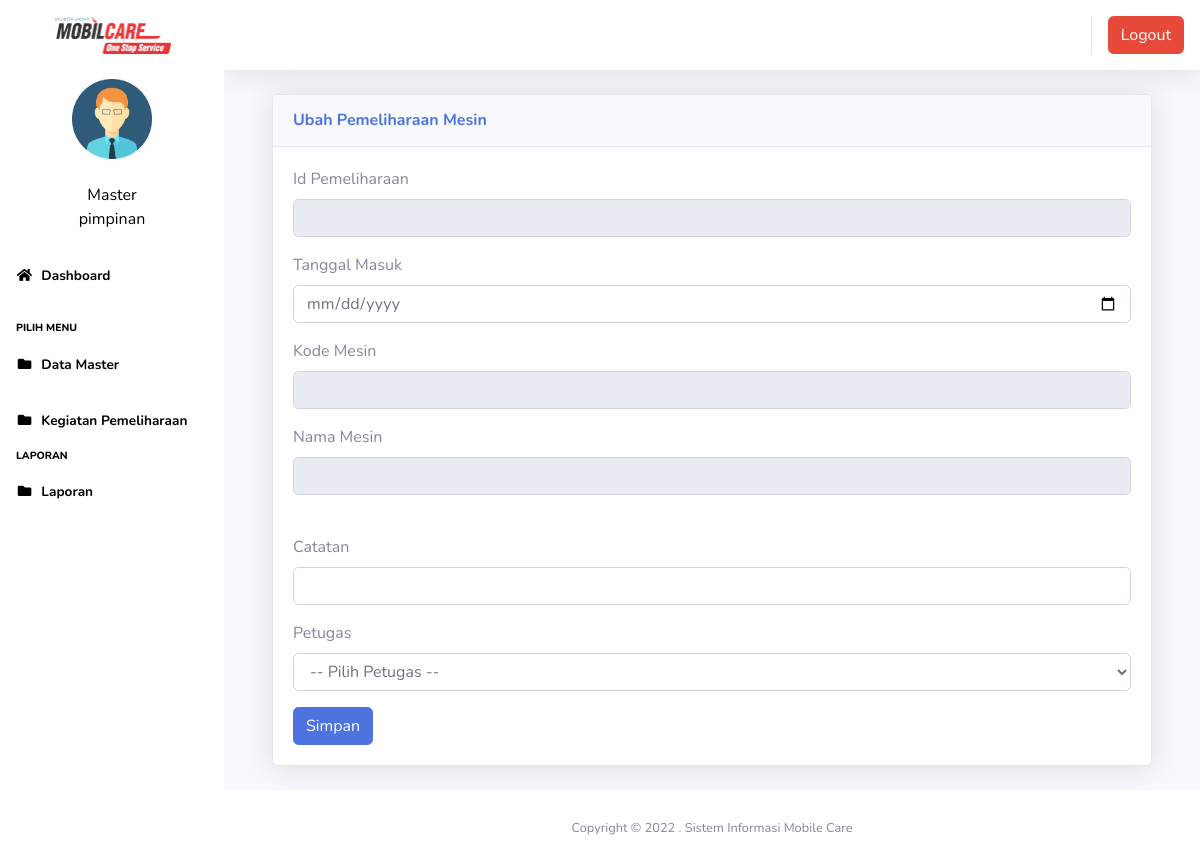
/index3.php?page=pemeliharaan&aksi=ubahpemeliharaan&id_pemeliharaan=PML-0622015 (signed in), run on an earlier commit of the app's database.
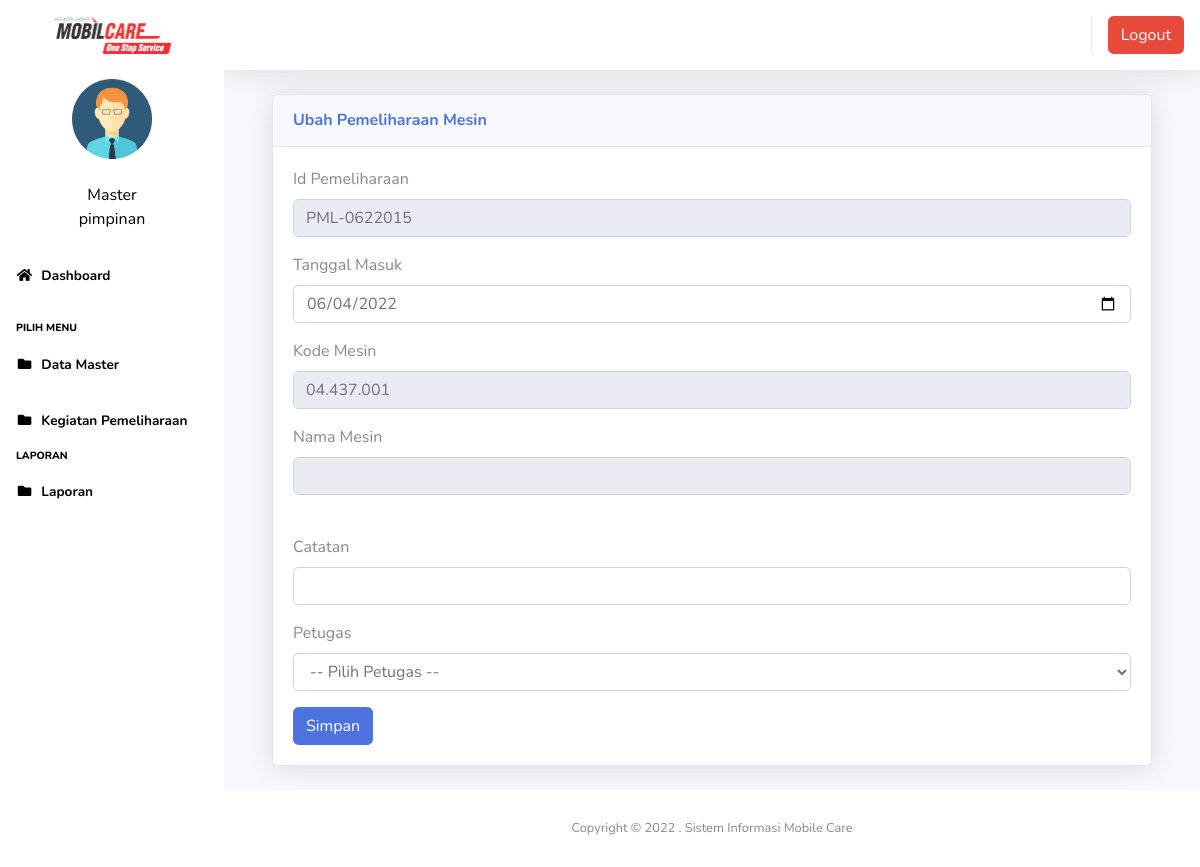
And on a later commit of the database.
### tables this page shows
CREATE TABLE `pemeliharaan` (
  `id` int(11) NOT NULL,
  `id_pemeliharaan` varchar(100) NOT NULL,
  `tanggal` date NOT NULL,
  `kode_barang` varchar(100) NOT NULL,
  `nama_mesin` varchar(500) NOT NULL,
  `checklist` varchar(500) NOT NULL,
  `catatan` varchar(500) NOT NULL,
  `petugas` varchar(200) NOT NULL,
  `jumlah` int(100) NOT NULL,
  `done` tinyint(1) NOT NULL
);

### page/pemeliharaan/ubahpemeliharaan.php (the view, shortened to what this page needs)
<?php
$id_pemeliharaan = $_GET['id_pemeliharaan'];
$sql2 = $koneksi->query("select * from pemeliharaan where id_pemeliharaan = '$id_pemeliharaan'");
$tampil = $sql2->fetch_assoc();
?>
<div class="container-fluid">
	<div class="card shadow mb-4">
		<div class="card-header py-3">
			<h6 class="m-0 font-weight-bold text-primary">Ubah Pemeliharaan Mesin</h6>
		</div>
		<div class="card-body">
			<div class="table-responsive">
				<div class="body">
					<form method="POST" enctype="multipart/form-data">
						<label for="">Id Pemeliharaan</label>
						<div class="form-group">
							<div class="form-line">
								<input type="text" name="id_pemeliharaan" value="<?php echo $tampil['id_pemeliharaan']; ?>" class="form-control" readonly />
							</div>
						</div>
						<label for="">Tanggal Masuk</label>
						<div class="form-group">
							<div class="form-line">
								<input type="date" name="tanggal" class="form-control" value="<?php echo $tampil['tanggal']; ?>" />
							</div>
						</div>
						<label for="">Kode Mesin</label>
						<div class="form-group">
							<div class="form-line">
								<input type="text" name="kode_barang" value="<?php echo $tampil['kode_barang']; ?>" class="form-control" readonly />
							</div>
						</div>
						<label for="">Nama Mesin</label>
						<div class="form-group">
							<div class="form-line">
								<input type="text" name="nama_mesin" value="<?php echo $tampil['nama_mesin']; ?>" class="form-control" readonly />
							</div>
						</div>
						<br>
						<label for="">Catatan</label>
						<div class="form-group">
							<div class="form-line">
								<input type="text" name="catatan" value="<?php echo $tampil['catatan']; ?>" class="form-control" />
							</div>
						</div>
						<label for="">Petugas</label>
						<div class="form-group">
							<div class="form-line">
								<select name="petugas" class="form-control" />
								<option value="">-- Pilih Petugas --</option>
							</div>
						</div>
						<input type="submit" name="simpan" value="Simpan" class="btn btn-primary">
					</form>

What changed in the data, as far as the page shows it:
added pemeliharaan: id_pemeliharaan "PML-0622015", tanggal "06/04/2022", kode_barang "04.437.001"
